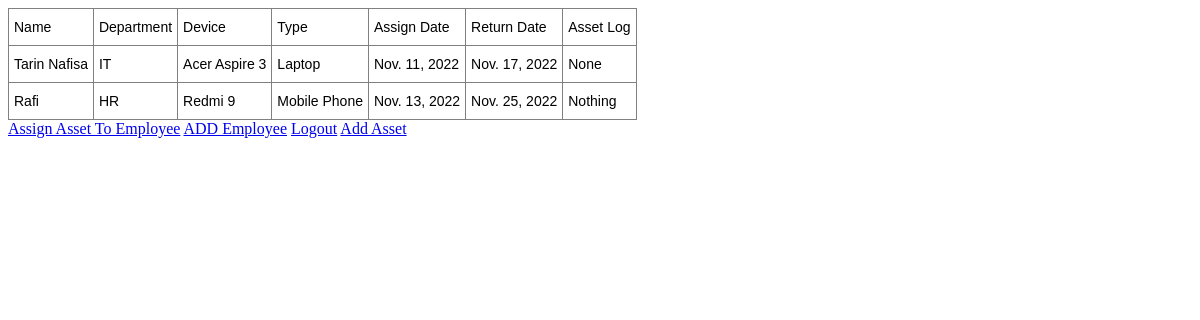
Before: /assets/ with the older database file.
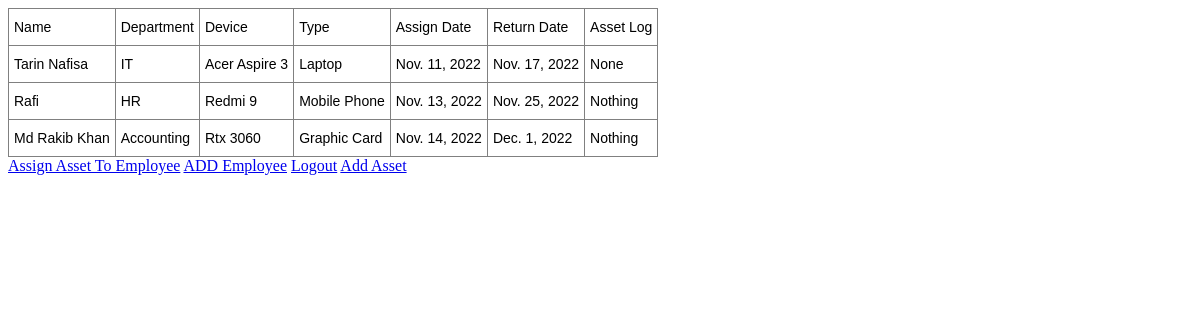
After: the same page with the newer database file.
### Assets/models.py (models this page shows, shortened)
class AssetAssign(models.Model):
    asset_id = models.ForeignKey(Assets, on_delete=models.CASCADE)
    emp_id = models.ForeignKey(Employee, on_delete=models.CASCADE)
    asset_assign_date = models.DateField()
    asset_return_date = models.DateField()
    asset_assign_status = models.CharField(max_length=30)
    asset_log = models.CharField(max_length=30)

class Assets(models.Model):
    asset_id = models.IntegerField(primary_key=True)
    asset_name = models.CharField(max_length=30)
    asset_type = models.CharField(max_length=30)
    asset_price = models.IntegerField()
    asset_purchase_date = models.DateField()
    asset_warranty = models.IntegerField()
    asset_status = models.CharField(max_length=30)
    asset_location = models.CharField(max_length=30)
    asset_description = models.CharField(max_length=30)
    def __str__(self):
        return self.asset_name

### Company/models.py (models this page shows, shortened)
class Employee(models.Model):
    emp_id = models.AutoField(primary_key=True)
    user = models.OneToOneField(User, on_delete=models.CASCADE,related_name='employee')
    name = models.CharField(max_length=100)
    username = models.CharField(max_length=100)
    email = models.EmailField()
    phone = models.CharField(max_length=15)
    department = models.CharField(max_length=100)
    salary = models.IntegerField()
    date_of_joining = models.DateField()

### Company/views.py (the view)
# urls.py: path('assets/',company_views.assets,name='assets'),
def assets(request):
    assets = AssetAssign.objects.all()
    context = {'assets':assets}
    return render(request, 'asset.html', context)

### templates/asset.html (shortened to what this page needs)
<!DOCTYPE html>
<html>
<head>
</head>
<body>
        <table class="tg">
        <thead>
          <tr>
            <th class="tg-0pky">Name</th>
            <th class="tg-0pky">Department</th>
            <th class="tg-0pky">Device</th>
            <th class="tg-0pky">Type</th>
            <th class="tg-0pky">Assign Date</th>
            <th class="tg-0pky">Return Date</th>
            <th class="tg-0pky">Asset Log</th>
          </tr>
        </thead>
        <tbody>
          {% for a in assets%}
          <tr>
            <td class="tg-0pky">{{a.emp_id.name}}</td>
            <td class="tg-0pky">{{a.emp_id.department}}</td>
            <td class="tg-0pky">{{a.asset_id}}</td>
            <td class="tg-0pky">{{a.asset_id.asset_type}}</td>
            <td class="tg-0pky">{{a.asset_assign_date}}</td>
            <td class="tg-0pky">{{a.asset_return_date}}</td>
            <td class="tg-0pky">{{a.asset_log}}</td>
          </tr>
         {%endfor%}
        </tbody>
        </table>
        <a href="{% url 'asset_assign'%}">Assign Asset To Employee</a>
        <a href="{% url 'addEmployee'%}">ADD Employee</a>
        <a href="{% url 'logout' %}">Logout</a>
        <a href="{%url 'addAsset'%}">Add Asset</a>
</body>
</html>

### templates/asset.html (style rules this page uses)
.tg { border-collapse:collapse;border-spacing:0; }
.tg td { border-color:black;border-style:solid;border-width:1px;font-family:Arial, sans-serif;font-size:14px; overflow:hidden;padding:10px 5px;word-break:normal; }
.tg th { border-color:black;border-style:solid;border-width:1px;font-family:Arial, sans-serif;font-size:14px; font-weight:normal;overflow:hidden;padding:10px 5px;word-break:normal; }
.tg .tg-0pky { border-color:inherit;text-align:left;vertical-align:top }

Changed rows visible on the page:
added AssetAssign: emp_id.name "Md Rakib Khan", emp_id.department "Accounting", asset_id "Rtx 3060", asset_id.asset_type "Graphic Card", asset_assign_date "Nov. 14, 2022", asset_return_date "Dec. 1, 2022", asset_log "Nothing"
